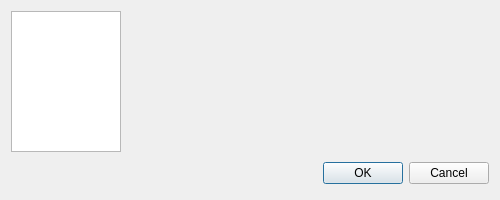
<?xml version="1.0" encoding="UTF-8"?>
<ui version="4.0">
 <class>WalletOptionsDialog</class>
 <widget class="QDialog" name="WalletOptionsDialog">
  <property name="geometry">
   <rect>
    <x>0</x>
    <y>0</y>
    <width>500</width>
    <height>200</height>
   </rect>
  </property>
  <property name="windowTitle">
   <string>Wallets</string>
  </property>
  <layout class="QVBoxLayout" name="verticalLayout">
   <item>
    <layout class="QHBoxLayout" name="horizontalLayout">
     <item>
      <widget class="QTreeView" name="coinsView">
       <property name="maximumSize">
        <size>
         <width>110</width>
         <height>16777215</height>
        </size>
       </property>
       <property name="rootIsDecorated">
        <bool>false</bool>
       </property>
       <property name="itemsExpandable">
        <bool>false</bool>
       </property>
      </widget>
     </item>
     <item>
      <widget class="QStackedWidget" name="walletOptonsStack"/>
     </item>
    </layout>
   </item>
   <item>
    <layout class="QHBoxLayout">
     <property name="spacing">
      <number>6</number>
     </property>
     <property name="leftMargin">
      <number>0</number>
     </property>
     <property name="topMargin">
      <number>0</number>
     </property>
     <property name="rightMargin">
      <number>0</number>
     </property>
     <property name="bottomMargin">
      <number>0</number>
     </property>
     <item>
      <spacer>
       <property name="orientation">
        <enum>Qt::Horizontal</enum>
       </property>
       <property name="sizeHint" stdset="0">
        <size>
         <width>131</width>
         <height>31</height>
        </size>
       </property>
      </spacer>
     </item>
     <item>
      <widget class="QPushButton" name="okButton">
       <property name="text">
        <string>OK</string>
       </property>
      </widget>
     </item>
     <item>
      <widget class="QPushButton" name="cancelButton">
       <property name="text">
        <string>Cancel</string>
       </property>
      </widget>
     </item>
    </layout>
   </item>
  </layout>
 </widget>
 <resources/>
 <connections>
  <connection>
   <sender>okButton</sender>
   <signal>clicked()</signal>
   <receiver>WalletOptionsDialog</receiver>
   <slot>accept()</slot>
   <hints>
    <hint type="sourcelabel">
     <x>278</x>
     <y>253</y>
    </hint>
    <hint type="destinationlabel">
     <x>96</x>
     <y>254</y>
    </hint>
   </hints>
  </connection>
  <connection>
   <sender>cancelButton</sender>
   <signal>clicked()</signal>
   <receiver>WalletOptionsDialog</receiver>
   <slot>reject()</slot>
   <hints>
    <hint type="sourcelabel">
     <x>369</x>
     <y>253</y>
    </hint>
    <hint type="destinationlabel">
     <x>179</x>
     <y>282</y>
    </hint>
   </hints>
  </connection>
 </connections>
</ui>
